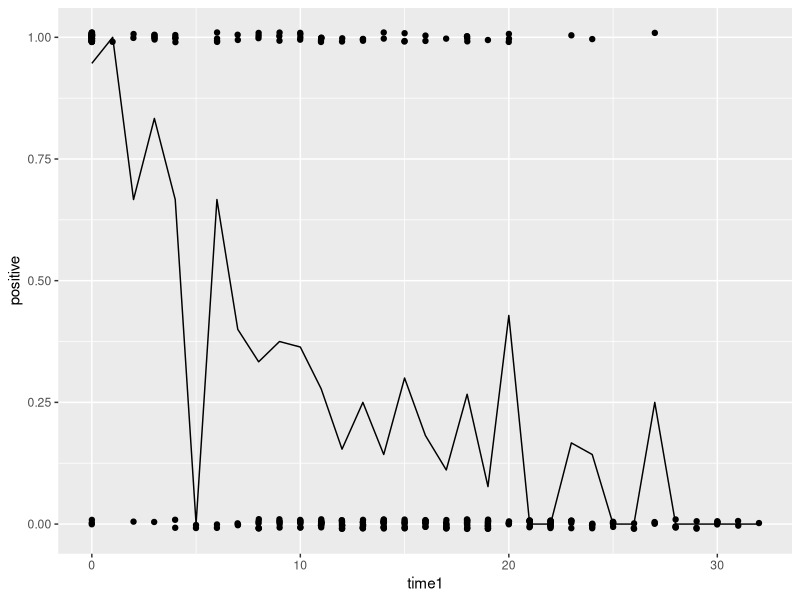
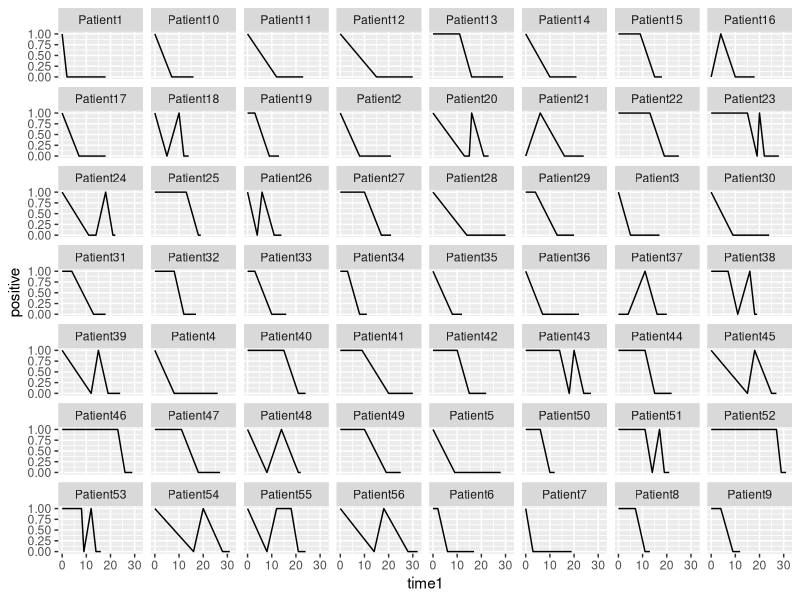

The R source for these figures, in order:
library(tidyverse)
waning_dat <- read_csv("data/waning.csv")
waning_dat <- waning_dat %>% group_by(Patients) %>% mutate(time1 = time - min(time,na.rm=TRUE)) %>% drop_na()
greb <- waning_dat %>% group_by(time1) %>% summarise(n_positive=sum(positive),
                                                    n=n(),
                                                    prop_positive=n_positive/n)
greb <- greb %>% drop_na()
waning_dat1 <- waning_dat %>% drop_na() %>% ungroup() %>% select(Patients, positive, time1) %>% unique() %>% arrange(time1,Patients)

waning_dat1$Patients <- as.factor(waning_dat1$Patients)
waning_dat1$time1 <- paste0("day",waning_dat1$time1)
waning_dat1$positive <- as.factor(waning_dat1$positive)
waning_dat1 %>%
  pivot_wider(names_from=time1, values_from=positive) %>% View

final <- matrix(nrow=nrow(greb),ncol=2)
for(i in 1:nrow(greb)){
  n_positive <- greb$n_positive[i]
  n <- greb$n[i]
  res <- prop.test(n_positive,n)
  final[i,1] <- res$conf.int[1]
  final[i,2] <- res$conf.int[2]
  
}
colnames(final) <- c("lower","upper")
greb <- cbind(greb, final)


ggplot(greb) + 
  #geom_ribbon(aes(x=time,ymin=lower,ymax=upper),fill="blue",alpha=0.5) +
  geom_jitter(data=waning_dat, aes(x=time1,y=positive),height=0.01,width=0.01) +
  geom_line(aes(x=time1,y=prop_positive)) 

model <- glm(data=waning_dat, positive~time, family="binomial")

predict(model)



ggplot() + 
  geom_line(data=waning_dat,aes(x=time1,y=positive,group=Patients)) + facet_wrap(~Patients)

